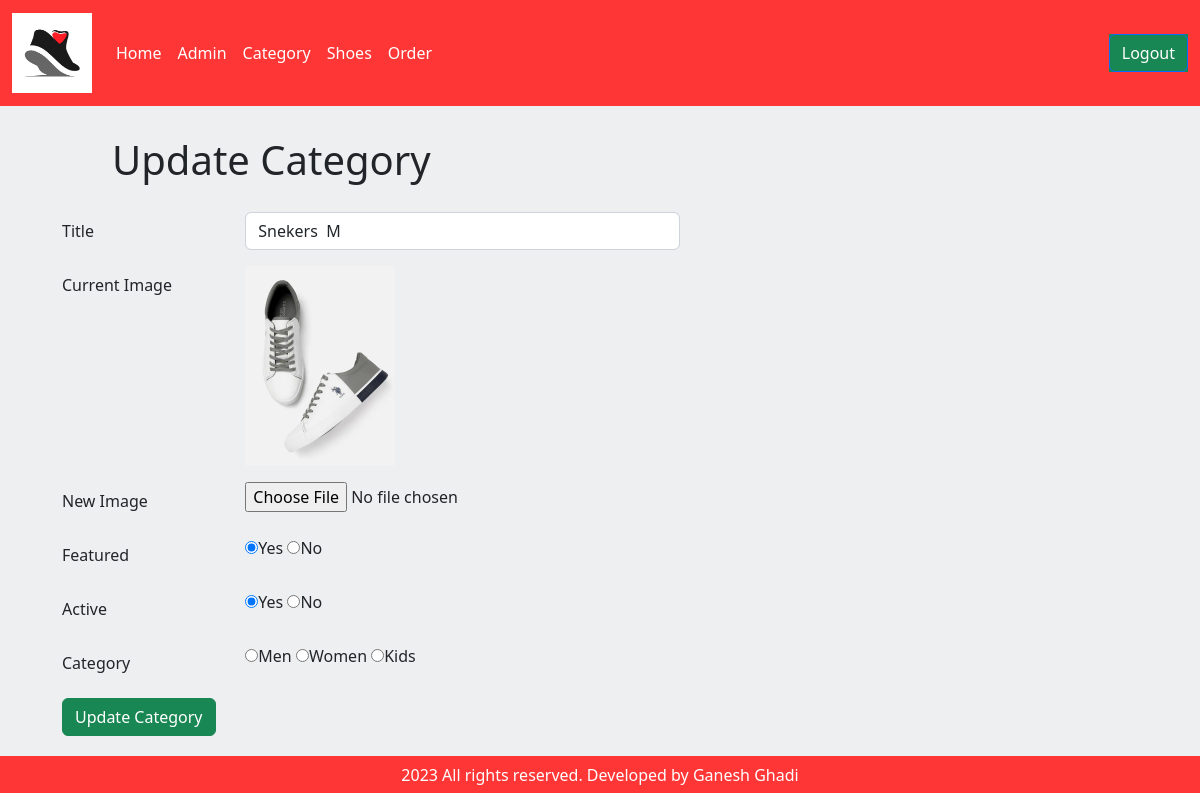
Screenshot of /admin/update-category.php?id=30 (signed in) with the database file from the repository.
### tables this page shows
CREATE TABLE `tbl_category` (
  `id` int(10) UNSIGNED NOT NULL,
  `title` varchar(100) NOT NULL,
  `image_name` varchar(255) NOT NULL,
  `featured` varchar(10) NOT NULL,
  `active` varchar(10) NOT NULL,
  `category_name` varchar(50) NOT NULL
);

### admin/update-category.php (the view, shortened to what this page needs)
<?php include('partials/menu.php');?>
    <div class="container-fluid" style="background-color: #eeeff1;">
        <div class="row justify-content-evenly">
            <div class="col-10"  style="margin-top:20px;   margin-bottom:20px;">
                <h1>Update Category</h1>
             <?php
              if(isset($_GET['id']))
              {
                $id = $_GET['id'];
                $sql = "SELECT * FROM tbl_category WHERE id=$id";
                $res = mysqli_query($conn, $sql);
                $count = mysqli_num_rows($res);
                if($count==1)
                {
                    $row = mysqli_fetch_assoc($res);
                    $title = $row['title'];
                    $current_image = $row['image_name'];
                    $featured = $row['featured'];
                    $active = $row['active'];
                    $category_name = $row['category_name'];
                }
                else
                {
                    $_SESSION['no-category-found'] = "<div class='text-danger>cetegory not found</div>";
                    header('location:'.SITEURL.'admin/manage-category.php');
                }
              }
                else
              {
                header('location:'.SITEURL.'admin/manage-category.php');
              }
             ?>
            </div>
        </div>
        <div class="row justify-content-evenly">
            <div class="col-md-11">
              <form action="" method="POST" enctype="multipart/form-data">
                <div class="mb-3 row">
<label class="col-sm-2 col-form-label">Title</label>
    <div class="col-sm-5">
      <input type="text" name="title"  class="form-control" id="title" value="<?php echo $title; ?>">
    </div>
  </div>
  <div class="mb-3 row">
<label class="col-sm-2 col-form-label">Current Image</label>
<div class="col-sm-5">
               <?php
                 if($current_image != "")
                 {
                    ?>
                      <img src="<?php echo SITEURL; ?>images/category/<?php echo $current_image; ?>" width="150px" >
                    <?php
                 }
                 else
                 {
                    echo "<div class='text-danger'>Image not added</div>";
                 }
               ?>
            </div>
            </div>
            <div class="mb-3 row">
<label class="col-sm-2 col-form-label">New Image</label>
<div class="col-sm-5">
<input type="file" name="image">
            </div>
            </div>
  <div class="mb-3 row">
  <label class="col-sm-2 col-form-label">Featured</label>
  <div class="col-sm-5">
  <input <?php if($featured=="Yes"){echo "checked";}  ?>  type="radio" name="featured" value="Yes">Yes
  <input <?php if($featured=="No"){echo "checked";}  ?> type="radio" name="featured" value="No">No
</div>
</div>
<div class="mb-3 row">
  <label class="col-sm-2 col-form-label">Active</label>
  <div class="col-sm-5">
  <input <?php if($active=="Yes"){echo "checked";}  ?>  type="radio" name="active" value="Yes">Yes
  <input <?php if($active=="No"){echo "checked";}  ?> type="radio" name="active" value="No">No
</div>
</div>
<div class="mb-3 row">
  <label class="col-sm-2 col-form-label">Category</label>
  <div class="col-sm-5">
  <input <?php if($category_name=="Yes"){echo "checked";}  ?>  type="radio" name="category_name" value="Men">Men
  <input <?php if($category_name=="No"){echo "checked";}  ?> type="radio" name="category_name" value="Women">Women
  <input <?php if($category_name=="No"){echo "checked";}  ?> type="radio" name="category_name" value="Kids">Kids
</div>
</div>
<input type="submit" name="submit" value="Update Category" class="btn btn-success" style="margin-bottom:20px;" />
</form>
</div>
        </div>
    </div>
 <?php include('partials/footer.php'); ?>

### admin/index.css (style rules this page uses)
.h1, .h2, .h3, .h4, .h5, .h6, h1, h2, h3, h4, h5, h6 { margin-top: 10px !important; margin-bottom: 0.5rem; font-weight: 500; line-height: 1.2; }

### rows the page displays
tbl_category: title "Snekers M", image_name (picture), featured "☑", active "☑"
